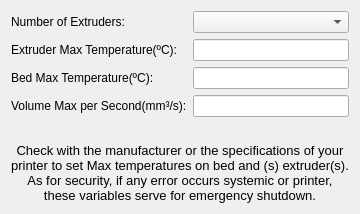
        <widget class="QWidget" name="Extrusor_Config">
         <attribute name="title">
          <string>Extruder</string>
         </attribute>
         <layout class="QGridLayout" name="gridLayout_3">
          <item row="0" column="0">
           <widget class="QLabel" name="ln_extruder_number">
            <property name="text">
             <string>Number of Extruders:</string>
            </property>
           </widget>
          </item>
          <item row="0" column="1">
           <widget class="QComboBox" name="cb_Extruder_qnt"/>
          </item>
          <item row="1" column="0">
           <widget class="QLabel" name="lb_extrudertmp">
            <property name="text">
             <string>Extruder Max Temperature(ºC):</string>
            </property>
           </widget>
          </item>
          <item row="1" column="1">
           <widget class="QLineEdit" name="tb_extruderMaxTemp"/>
          </item>
          <item row="2" column="0">
           <widget class="QLabel" name="lb_tabletmp">
            <property name="text">
             <string>Bed Max Temperature(ºC):</string>
            </property>
           </widget>
          </item>
          <item row="2" column="1">
           <widget class="QLineEdit" name="tb_bedMaxTemp"/>
          </item>
          <item row="3" column="0">
           <widget class="QLabel" name="lb_vol_sec">
            <property name="text">
             <string>Volume Max per Second(mm³/s):</string>
            </property>
           </widget>
          </item>
          <item row="3" column="1">
           <widget class="QLineEdit" name="tb_extruder_vol_max"/>
          </item>
          <item row="4" column="0">
           <widget class="QLabel" name="label_5">
            <property name="text">
             <string/>
            </property>
            <property name="pixmap">
             <pixmap resource="images.qrc">:/Icons/Icons/bt-warningmax</pixmap>
            </property>
           </widget>
          </item>
          <item row="5" column="0" colspan="2">
           <widget class="QLabel" name="lb_obs">
            <property name="font">
             <font>
              <pointsize>11</pointsize>
             </font>
            </property>
            <property name="styleSheet">
             <string notr="true">text-align: center;</string>
            </property>
            <property name="text">
             <string>&lt;html&gt;&lt;head/&gt;&lt;body&gt;&lt;p align=&quot;center&quot;&gt;&lt;span style=&quot; font-size:10pt;&quot;&gt;Check with the manufacturer or the specifications of your&lt;br/&gt;printer to set Max temperatures on bed and (s) extruder(s). &lt;br/&gt;As for security, if any error occurs systemic or printer,&lt;br/&gt;these variables serve for emergency shutdown.&lt;/span&gt;&lt;/p&gt;&lt;/body&gt;&lt;/html&gt;</string>
            </property>
           </widget>
          </item>
         </layout>
        </widget>
